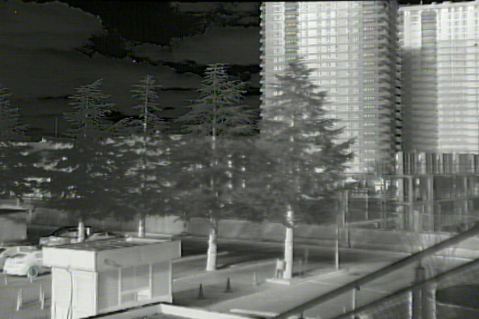
#> input picture sol_undistorted.png, 479 x 319 px
$ python match_patches.py
#> lines starting #> are read from the running program, lines starting #| are printed output that depends on the picture; after the words box and inside, x2 and y2 are one past the last pixel; in counts of white or black regions, pixels touching at a corner belong together
#> further down, img_left is the input picture: shape (319, 479, 3); mean B, G, R 95.3, 100.3, 97.3
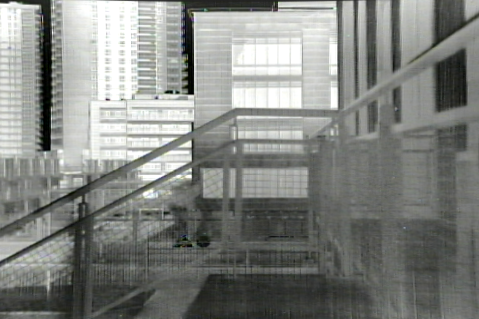
#> input picture orta_undistorted.png, 479 x 319 px
#> further down, img_right is the input picture: shape (319, 479, 3); mean B, G, R 128.3, 132.3, 129.9
import cv2
import numpy as np
from skimage.util.shape import view_as_blocks
import math

descriptor_type = 'ORB'

def get_keypoints_descriptors(img_left, img_right, block_size=(12, 8)):

    # Detect and compute SIFT features only on the blocks.
    # To do this, provide a mask to detectAndCompute() that only contains the block.
    # The mask is a binary image of the same size as the original image.
    # The mask is 0 everywhere except in the block, where it is 255.

    # Enhance contrast using CLAHE

#> called with block_size = (12, 8)
    clahe = cv2.createCLAHE(clipLimit=2.0, tileGridSize=(8,8))
    img_left = cv2.cvtColor(img_left, cv2.COLOR_BGR2LAB)
#> img_left: shape (319, 479, 3); mean of channels 0, 1, 2 104.6, 125.8, 130.4
    img_left[:,:,0] = clahe.apply(img_left[:,:,0])
#> img_left: shape (319, 479, 3); mean of channels 0, 1, 2 113.4, 125.8, 130.4
    img_left = cv2.cvtColor(img_left, cv2.COLOR_LAB2BGR)
    img_right = cv2.cvtColor(img_right, cv2.COLOR_BGR2LAB)
#> img_right: shape (319, 479, 3); mean of channels 0, 1, 2 137.7, 126.3, 129.9
    img_right[:,:,0] = clahe.apply(img_right[:,:,0])
#> img_right: shape (319, 479, 3); mean of channels 0, 1, 2 135.8, 126.3, 129.9
    img_right = cv2.cvtColor(img_right, cv2.COLOR_LAB2BGR)
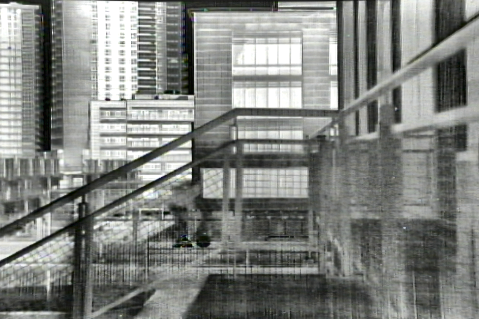
#> img_right: shape (319, 479, 3); mean B, G, R 126.6, 130.5, 128.1

    # convert to grayscale
    img_left = cv2.cvtColor(img_left, cv2.COLOR_BGR2GRAY)
#> img_left: shape (319, 479)
    img_right = cv2.cvtColor(img_right, cv2.COLOR_BGR2GRAY)
#> img_right: shape (319, 479)

    scale = 1.5
    res = (int(640*scale), int(480*scale))
    block_size = (int(block_size[0]*scale), int(block_size[1]*scale))

    left_blur = cv2.GaussianBlur(img_left, (3,3), 0)
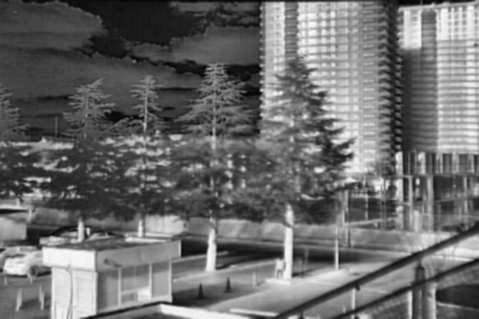
#> left_blur: shape (319, 479); min 3, max 251, mean 107.4
    right_blur = cv2.GaussianBlur(img_right, (3,3), 0)
    img_left = cv2.addWeighted(img_left, 1.2, left_blur, -0.2, 0)
    img_right = cv2.addWeighted(img_right, 1.2, right_blur, -0.2, 0)

    # Upscale using Lanczos interpolation
    img_left = cv2.resize(img_left, res, interpolation=cv2.INTER_LANCZOS4)
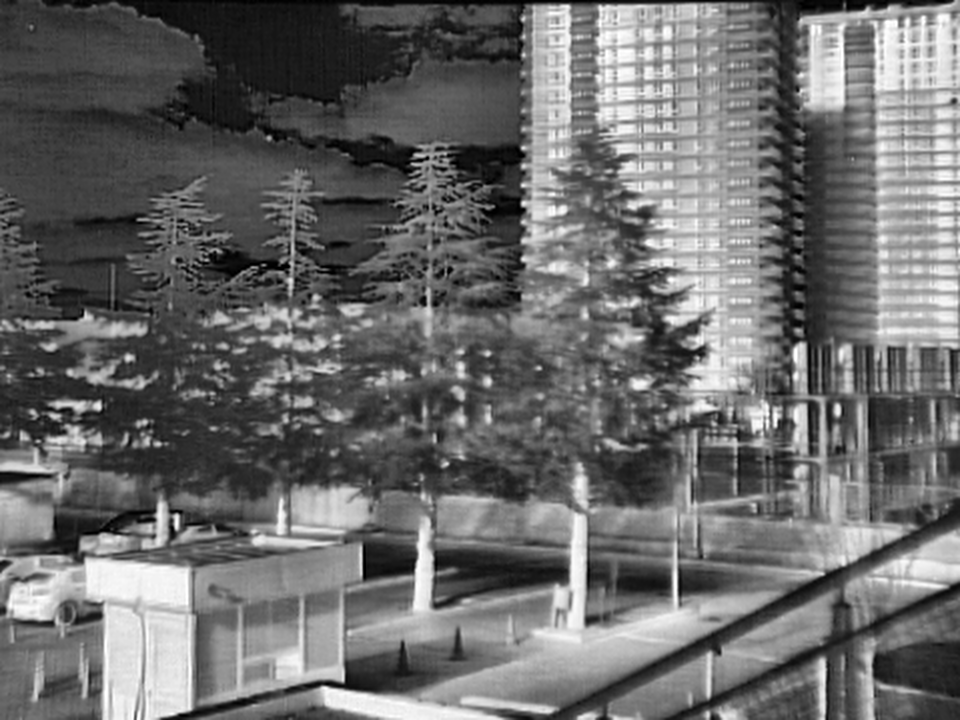
#> img_left: shape (720, 960); min 0, max 255, mean 107.3
    img_right = cv2.resize(img_right, res, interpolation=cv2.INTER_LANCZOS4)
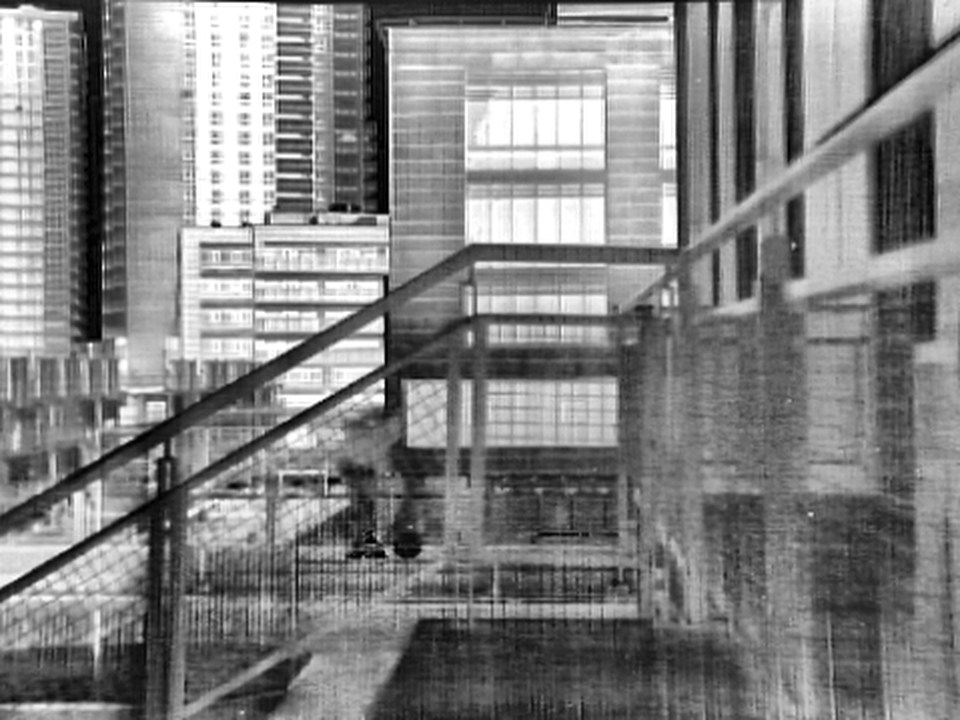
#> img_right: shape (720, 960); min 0, max 255, mean 129.3

    block_x, block_y = block_size
    left_kps = ()
    right_kps = ()
    matches = ()
    left_descs, right_descs = None, None

    if descriptor_type == 'SIFT':
        sift = cv2.SIFT_create(nfeatures=1000, contrastThreshold=0.001, edgeThreshold=6, sigma=1.2)
    elif descriptor_type == 'SURF':
        sift = cv2.xfeatures2d.SURF_create(hessianThreshold=1000, nOctaves=4, nOctaveLayers=3, extended=True, upright=False)
    elif descriptor_type == 'ORB':
        sift = cv2.ORB_create(nfeatures=1000, scaleFactor=1.1, nlevels=24, edgeThreshold=4, firstLevel=4, WTA_K=4, scoreType=cv2.ORB_HARRIS_SCORE, patchSize=block_x//4, fastThreshold=10)
    else:
        raise Exception('Unknown descriptor type')

    # Loop over the blocks, and for each block, set the corresponding region in the mask to 255
    for i in range(img_left.shape[0] // block_y):
        mask_left = np.zeros(img_left.shape, dtype=np.uint8)
        mask_left[i*block_y:(i+1)*block_y, -block_x:] = 255

        mask_right = np.zeros(img_right.shape, dtype=np.uint8)
        mask_right[i*block_y:(i+1)*block_y, :block_x] = 255

        # Detect and compute SIFT features in the block
        kp_left, desc_left = sift.detectAndCompute(img_left, mask_left)
        kp_right, desc_right = sift.detectAndCompute(img_right, mask_right)

        # Add the keypoints and descriptors to the lists

        left_kps += kp_left
        right_kps += kp_right

        # concatenate the descriptors if they are not empty (None)
        if desc_left is not None:
            if left_descs is None:
                left_descs = desc_left
            else:
                left_descs = np.concatenate((left_descs, desc_left), axis=0)
        if desc_right is not None:
            if right_descs is None:
                right_descs = desc_right
            else:
                right_descs = np.concatenate((right_descs, desc_right), axis=0)

        # Match the features
        if desc_left is not None and desc_right is not None:
            if descriptor_type == 'ORB':
                bf = cv2.BFMatcher(normType=cv2.NORM_HAMMING, crossCheck=True)
            else:
                bf = cv2.BFMatcher(crossCheck=True)
            matches_block = bf.match(desc_left, desc_right)
            # Which descriptors are matched?
            for match in matches_block:
                # Offset the queryIdx and trainIdx by the number of descriptors in the previous blocks
                match.queryIdx += len(left_kps) - len(kp_left)
                match.trainIdx += len(right_kps) - len(kp_right)
                print(match.queryIdx, match.trainIdx)
                # get the keypoints from the match queryidx and trainidx
                kp1 = left_kps[match.queryIdx]
                kp2 = right_kps[match.trainIdx]
                # get the coordinates of the keypoints
                x1, y1 = kp1.pt
                x2, y2 = kp2.pt

            # Add the matches to the list
            matches += matches_block
#> this loop made 60 passes
#> (kp_left, matches_block, matches) on passes 39, 50: (2 keypoints; (x, y, size): (944, 463, 4.8), (944, 463, 5.3), 1 matches, 197 matches), (2 keypoints; (x, y, size): (948, 587, 3.6), (949, 587, 2.7), 1 matches, 219 matches)
#> (matches_block, matches) on passes 1, 2, 4, 5, 6, 7: (2 matches, 2 matches), (7 matches, 9 matches), (4 matches, 13 matches), (6 matches, 19 matches), (5 matches, 24 matches), (4 matches, 28 matches)
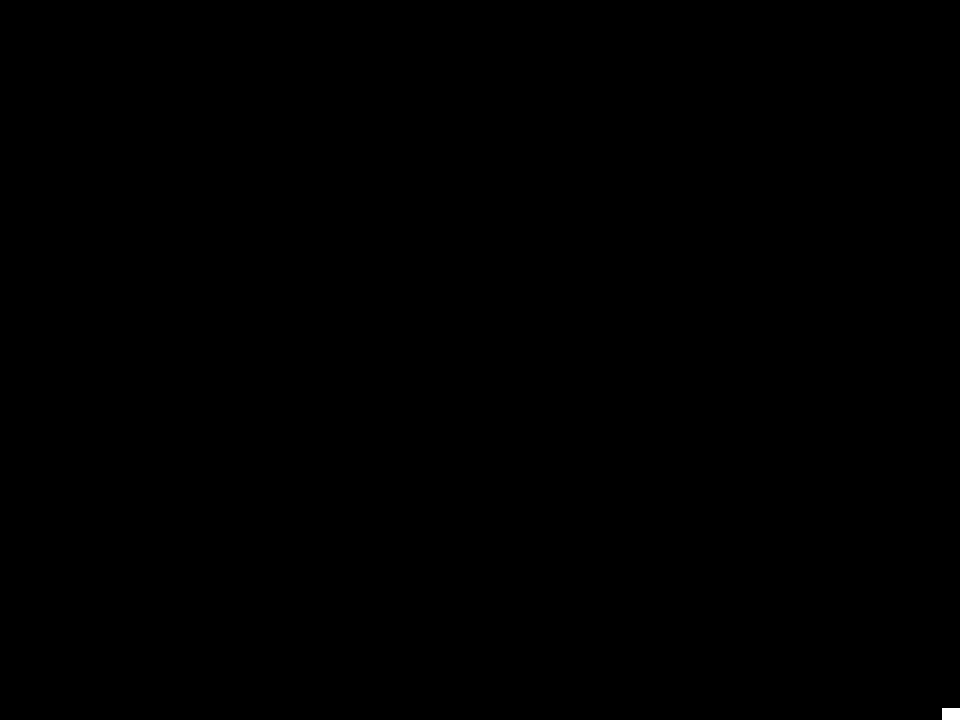
#> mask_left: shape (720, 960); 0.03% white; 1 white region, box (x1, y1, x2, y2) and area: (942, 708, 960, 720) 216
#> mask_right: shape (720, 960); 0.03% white; 1 white region, box (x1, y1, x2, y2) and area: (0, 708, 18, 720) 216

    # If the Euclidean distance between two keypoints is larger than
    # the distance between the first pair of keypoints, remove the match
    # First match is the match where the y coordinate of the left keypoint is smallest
    # if the angle is not within the range, remove the match. The range is -2 to -20 degrees. Angle is
    # calculated from the left keypoint to the right keypoint

    first_match = matches[0]
    first_keypoint_left = left_kps[first_match.queryIdx]
#> first_keypoint_left = keypoint at (951.2, 3.3), size 3.3
    first_keypoint_right = right_kps[first_match.trainIdx]
#> first_keypoint_right = keypoint at (16.5, 7.7), size 4.4
    first_x_diff = first_keypoint_right.pt[0] - first_keypoint_left.pt[0] + img_left.shape[1]
#> first_x_diff = 25.26
    first_y_diff = first_keypoint_left.pt[1] - first_keypoint_right.pt[1]
#> first_y_diff = -4.39
    first_distance = np.sqrt(first_x_diff**2 + first_y_diff**2)
#> first_distance = 25.64
    first_angle = np.arctan2(first_y_diff, first_x_diff) * 180 / np.pi
#> first_angle = -9.87
    for match in matches:
        keypoint_left = left_kps[match.queryIdx]
        keypoint_right = right_kps[match.trainIdx]
        x_diff = keypoint_right.pt[0] - keypoint_left.pt[0] +  img_left.shape[1]
        y_diff = keypoint_left.pt[1] - keypoint_right.pt[1]
        distance = np.sqrt(x_diff**2 + y_diff**2)
        if abs(distance - first_distance) > 2 or abs(np.arctan2(y_diff, x_diff) * 180 / np.pi - first_angle) > 5:
            matches = tuple([m for m in matches if m != match])
#> this loop made 236 passes
#> (keypoint_left, keypoint_right, x_diff, y_diff, distance, matches) on passes 2, 3, 4, 5, 10, 11: (keypoint at (950.9, 11.8), size 3.6, keypoint at (10.6, 7.1), size 7.1, 19.72, 4.73, 20.28, 235 matches), (keypoint at (952.1, 12.4), size 3.3, keypoint at (14.5, 16.9), size 4.8, 22.45, -4.54, 22.91, 234 matches), (keypoint at (953.7, 16.5), size 3.3, keypoint at (14.3, 16.5), size 4.4, 20.58, 0.0289, 20.58, 233 matches), (keypoint at (947.1, 20.7), size 3.3, keypoint at (6.1, 18.2), size 4.8, 18.94, 2.51, 19.11, 232 matches), (keypoint at (950.1, 45.8), size 2.7, keypoint at (16.5, 43.6), size 3, 26.46, 2.19, 26.55, 231 matches), (keypoint at (950.4, 46.3), size 3.3, keypoint at (16.5, 44), size 4.4, 26.09, 2.28, 26.19, 230 matches)
#> (x_diff, y_diff, distance, matches) on passes 61 to 65: (24.27, 1.37, 24.31, 186 matches), (25.73, -7.77, 26.88, 185 matches), (25.96, 6.44, 26.75, 184 matches), (13.79, 0.322, 13.79, 183 matches), (15.21, 3.55, 15.62, 182 matches)

    # Sort the matches by distance
    matches = sorted(matches, key=lambda x: x.distance)

    # Show the matches
    matched_img = cv2.drawMatches(img_left, left_kps, img_right,
                                  right_kps, matches, None,
                                  flags=cv2.DrawMatchesFlags_NOT_DRAW_SINGLE_POINTS)
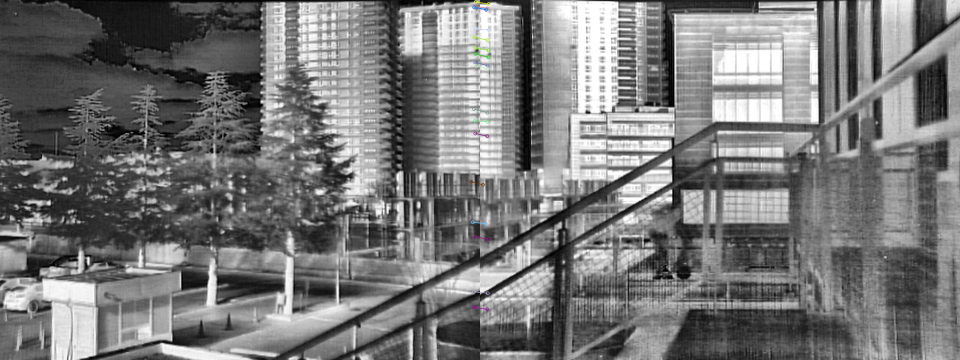
#> matched_img: shape (720, 1920, 3) (shown at 1/2 size); mean of channels 0, 1, 2 118.3, 118.3, 118.3; drawn as B, G, R
    cv2.imshow('matches', matched_img)
    cv2.waitKey()

    # save the matches
    cv2.imwrite('matches.png', matched_img)

    # Estimate the homography
    # Convert keypoints to an array
    left_kps = np.float32([kp.pt for kp in left_kps])
    right_kps = np.float32([kp.pt for kp in right_kps])

    max_length = min(len(left_kps), len(right_kps))
    # Find the homography
    H, mask = cv2.findHomography(left_kps[:max_length-1], right_kps[:max_length-1], cv2.RANSAC, 5.0)

    # Warp the left image to the right image plane
    img_left_warped = cv2.warpPerspective(img_left, H, (img_left.shape[1], img_left.shape[0]))

    # Show the warped image
    cv2.imshow('warped', img_left_warped)
    cv2.waitKey()

if __name__ == '__main__':
    img_left = cv2.imread('sol_undistorted.png')
    img_right = cv2.imread('orta_undistorted.png')
    get_keypoints_descriptors(img_left, img_right)
